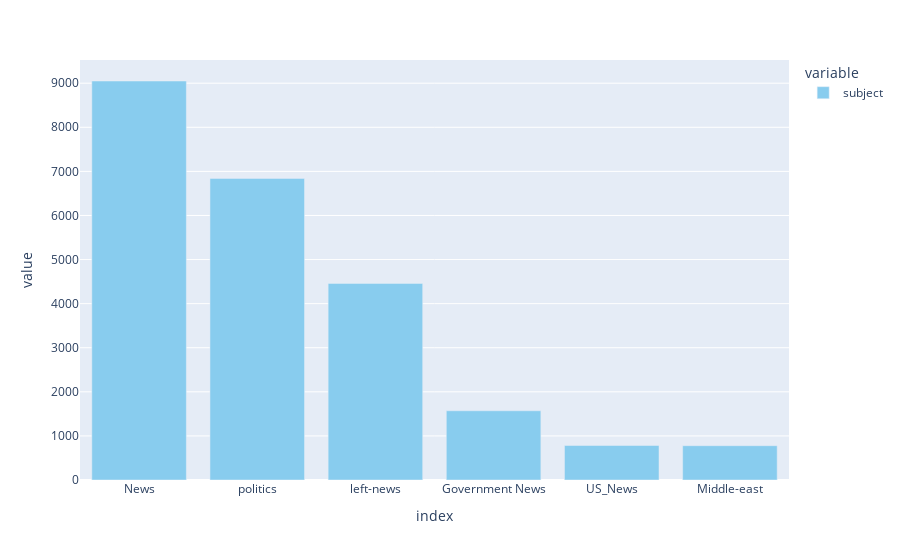

Notebook cell for this chart:
### Markdown cell above
## Temas

### Code cell
import plotly.express as px

fig = px.bar(
    fake.subject.value_counts(),
    color_discrete_sequence= px.colors.qualitative.Safe,
)
fig.show()

### Figure 1 — Plotly figure (JSON) as saved in the notebook; plotly's stock layout.template omitted (floating-point values rounded to 4 significant figures)
{"data": [{"alignmentgroup": "True", "hovertemplate": "variable=subject<br>index=%{x}<br>value=%{y}<extra></extra>", "legendgroup": "subject", "marker": {"color": "rgb(136, 204, 238)"}, "name": "subject", "offsetgroup": "subject", "orientation": "v", "showlegend": true, "textposition": "auto", "type": "bar", "x": ["News", "politics", "left-news", "Government News", "US_News", "Middle-east"], "xaxis": "x", "y": [9050, 6841, 4459, 1570, 783, 778], "yaxis": "y"}], "layout": {"barmode": "relative", "legend": {"title": {"text": "variable"}, "tracegroupgap": 0}, "margin": {"t": 60}, "xaxis": {"anchor": "y", "domain": [0, 1], "title": {"text": "index"}}, "yaxis": {"anchor": "x", "domain": [0, 1], "title": {"text": "value"}}}}
